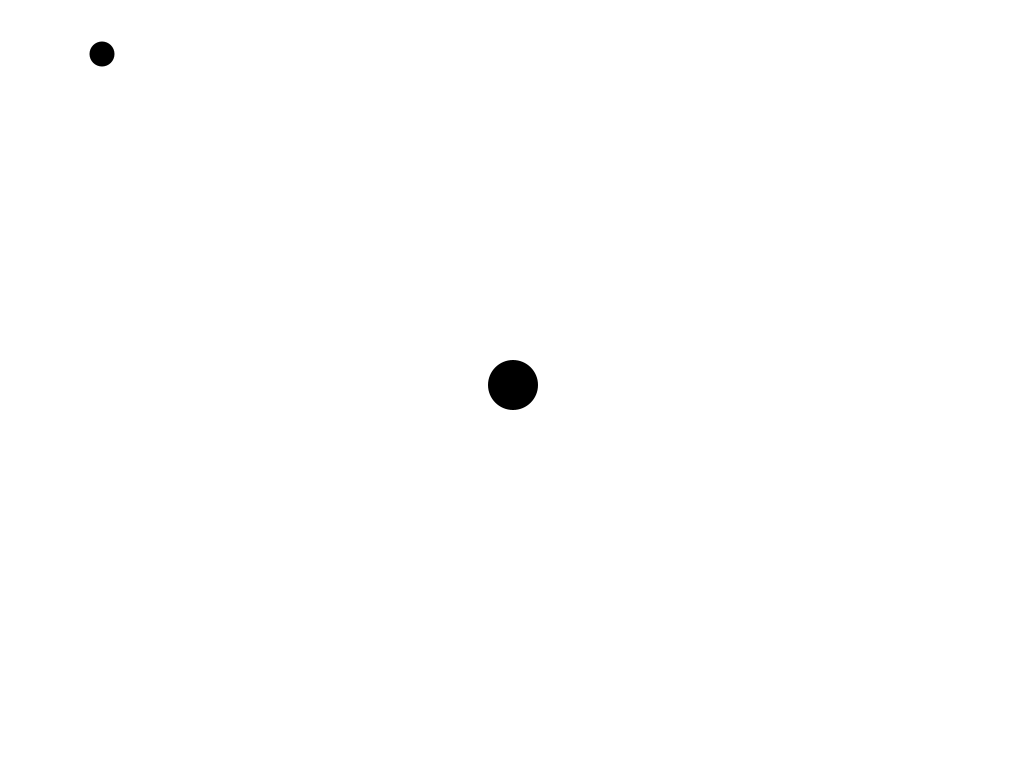
Frame 1 (no input)
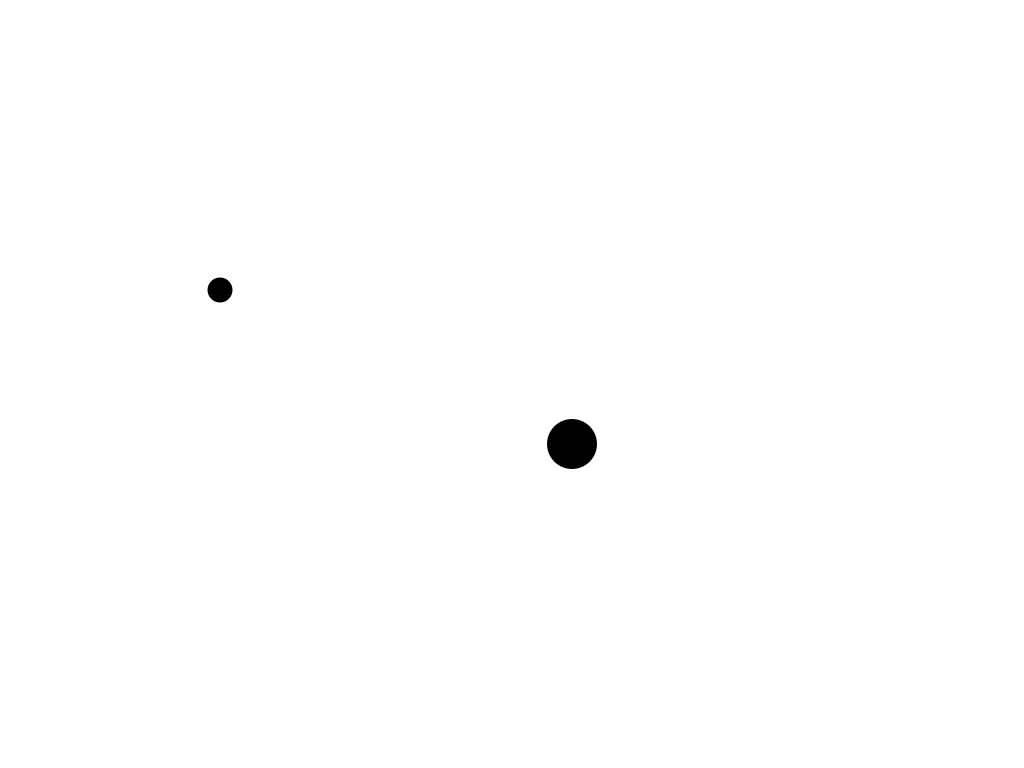
Frame 60 (the mouse pressed at the canvas centre just before this capture)
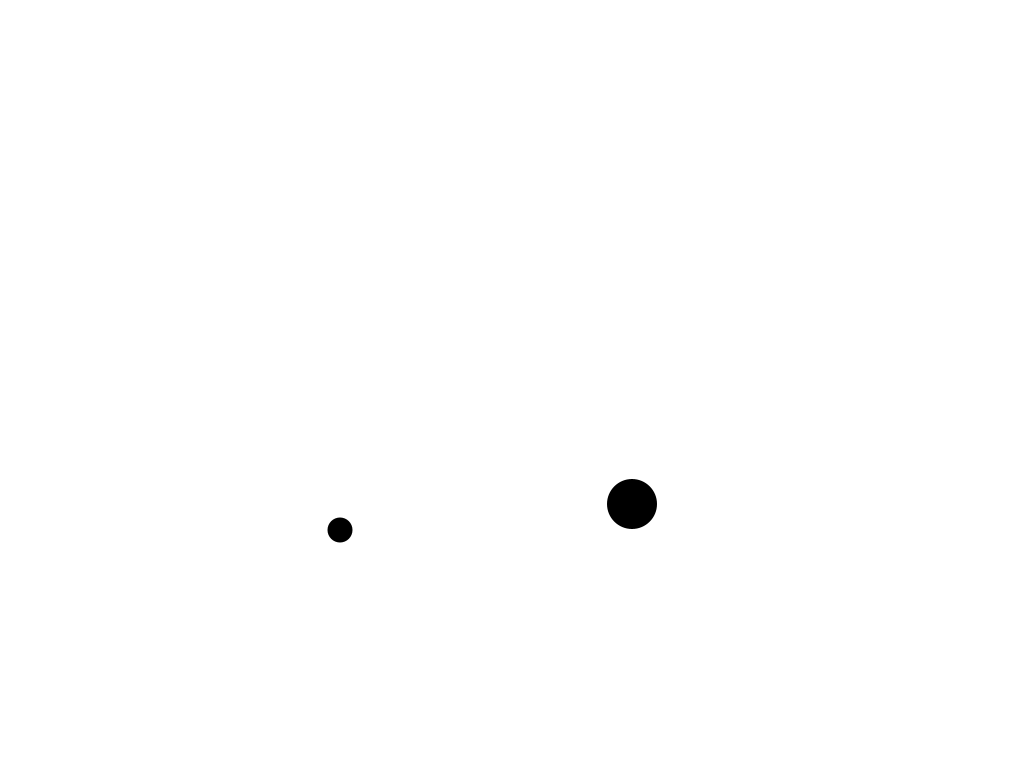
Frame 120 (the mouse held since frame 60 and released just before this capture)

The Processing sketch that drew these frames (run headless with seeded random() and noise(); from frame 60 on, the mouse is pressed at the canvas centre):

// Processing sketch: Classes
// ── Classes.pde
// oop object oriented programming

Thing mThing;
Thing mOtherThing;

void setup() {
  size(1024, 768);

  mThing = new Thing();
  mThing.position.x = width / 2;
  mThing.position.y = height / 2;
  mThing.size = 50;
  mThing.name = "Thing";
  println("My name is: " + mThing.name);

  mOtherThing = new Thing();
  mOtherThing.position.x = 100;
  mOtherThing.position.y = 50;
  mOtherThing.size = 25;
  mOtherThing.name = "Other Thing";
  println("My name is: " + mOtherThing.name);
}

void draw() {
  background(255);
  noStroke();
  fill(0);

  mThing.move(1, 1);
  mOtherThing.move(2, 4);
  
  mThing.draw();
  mOtherThing.draw();
}

class Thing {
  PVector position = new PVector();
  float size;
  String name;

  void move(float pX, float pY) {
    position.x += pX;
    position.y += pY;
    // same as above: position.add(pX,pY);
  }

  void draw() {
    circle(position.x, position.y, size);
  }
}
